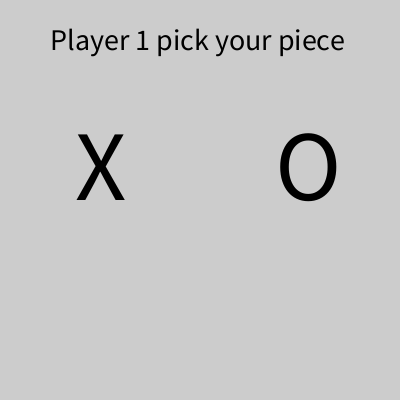
Frame 1 (no input)
Frame 60 (the mouse pressed at the canvas centre just before this capture): identical to frame 1, image omitted
Frame 120 (the mouse held since frame 60 and released just before this capture): identical to frame 1, image omitted

The Processing sketch that drew this single still picture (run headless with seeded random() and noise(); from frame 60 on, the mouse is pressed at the canvas centre):

// Processing sketch: pvpTicTacToe
// ── pvpTicTacToe.pde
boolean hasChosen =false;
String player1;
 String player2;
  String [][] gameBoard = //keep track of plays throughout game
   {{"","",""},
    {"","",""},
     {"","",""}};
     int turn;
void setup(){
 size(400, 400);
 fill(0,0,0);
  setupGame(); 
  turn=0;

  
}

void draw(){
  
if(hasWon()){
  println("Someone has one");
}
  if(hasChosen== true){
    drawGameBoard();
 }
}
void drawGameBoard(){
  if(player1=="X" || player1=="O"){
background(255);
    strokeWeight(10);
  line(133,0,133,400);
  line(266,0,266,400);
  line(0,133,400,133);
  line(0,266,400,266);
for(int i = 0;i< gameBoard.length;i++){
  for(int j = 0; j< gameBoard.length;j++){
    if(gameBoard[i][j]!=""){
     textSize(70);
      text(gameBoard[i][j], (400/3 * j) + (400/3) * 0.5, (400/3 * i) + (400/3) * 0.5); 
      
    }
   } 
  }
 }
}
  
void mouseClicked(){
if(hasChosen==false){
  choosePiece();
}else{
 makeMove(player1, player2);
}  
}

void makeMove(String playerX, String playerO){
 //Checks if we clicked in the upper-left hand corner AND that it's free
  if(mouseX<133 && mouseY<133 && mouseX >= 0 && mouseY >= 0 && gameBoard[0][0]==""){//top left
   if(turn %2 == 0){
   gameBoard[0][0]=player1; 
   }else{
     gameBoard[0][0]=player2;
 }
  }
 if(mouseX>133 && mouseX<266 && mouseY<133 && gameBoard[0][1]==""){//top middle
   if(turn %2 == 0){
   gameBoard[0][1]=player1; 
   }else{
     gameBoard[0][1]=player2;
 }
 }
 if(mouseX>266 && mouseY<133 && gameBoard[0][2]==""){//top right
    if(turn %2 == 0){
   gameBoard[0][2]=player1; 
   }else{
     gameBoard[0][2]=player2;
 }
 }
 if(mouseX> 0 && mouseX<133 && mouseY>133 && mouseY<266 && gameBoard[1][0]==""){//middle left
  if(turn %2 == 0){
   gameBoard[1][0]=player1; 
   }else{
     gameBoard[1][0]=player2;
 }
 }
  if(mouseX> 133 && mouseX< 266 && mouseY>133 && mouseY <266 && gameBoard[1][1]==""){//middle
   if(turn %2 == 0){
   gameBoard[1][1]=player1; 
   }else{
     gameBoard[1][1]=player2;
 }
  }
  if(mouseX> 266 && mouseY>133 && mouseY<266 && gameBoard[1][2]==""){//middle right
    if(turn %2 == 0){
   gameBoard[1][2]=player1; 
   }else{
     gameBoard[1][2]=player2;
 }
  }
   if(mouseX< 133 && mouseY> 266 && gameBoard[2][0]==""){//bottom left
    if(turn %2 == 0){
   gameBoard[2][0]=player1; 
   }else{
     gameBoard[2][0]=player2;
 }
  }
   if(mouseX< 266 && mouseX> 133 && mouseY>266 && gameBoard[2][1]==""){//bottom middle
      if(turn %2 == 0){
   gameBoard[2][1]=player1; 
   }else{
     gameBoard[2][1]=player2;
 }
  }
   if(mouseX> 266 && mouseY>266 && gameBoard[2][2]==""){//bottom right
      if(turn %2 == 0){
   gameBoard[2][2]=player1; 
   }else{
     gameBoard[2][2]=player2;
 }
   }
  turn=turn +1;
  println(turn);
}
void setupGame(){
 //background(0);
  textSize(30);
  text("Player 1 pick your piece",50,50);
  textSize(100);
  text("X", 75,200);
  text("O", 275, 200);

}

void choosePiece(){
  if(mouseX<200 && hasChosen== false){
    player1="X";
    player2="O";
    hasChosen = true;
  }else if(mouseX>200 && hasChosen==false){
    player1="O";
    player2="X";
    hasChosen = true;
  }
}

boolean hasWon(){
  if(gameBoard[0][0]==gameBoard[0][1] && gameBoard[0][0] == gameBoard[0][2] && gameBoard[0][0] != ""){//3 across top
    return true;
    
  }else if(gameBoard[1][0]==gameBoard[1][1] && gameBoard[1][0] == gameBoard[1][2]&& gameBoard[1][0] != ""){//3 across middle
   return true;
    
   }else if(gameBoard[2][0]==gameBoard[2][1] && gameBoard[2][0] == gameBoard[2][2]&& gameBoard[2][0] != ""){//3 across middle
   return true;
  }else{
    return false;
  }
}
